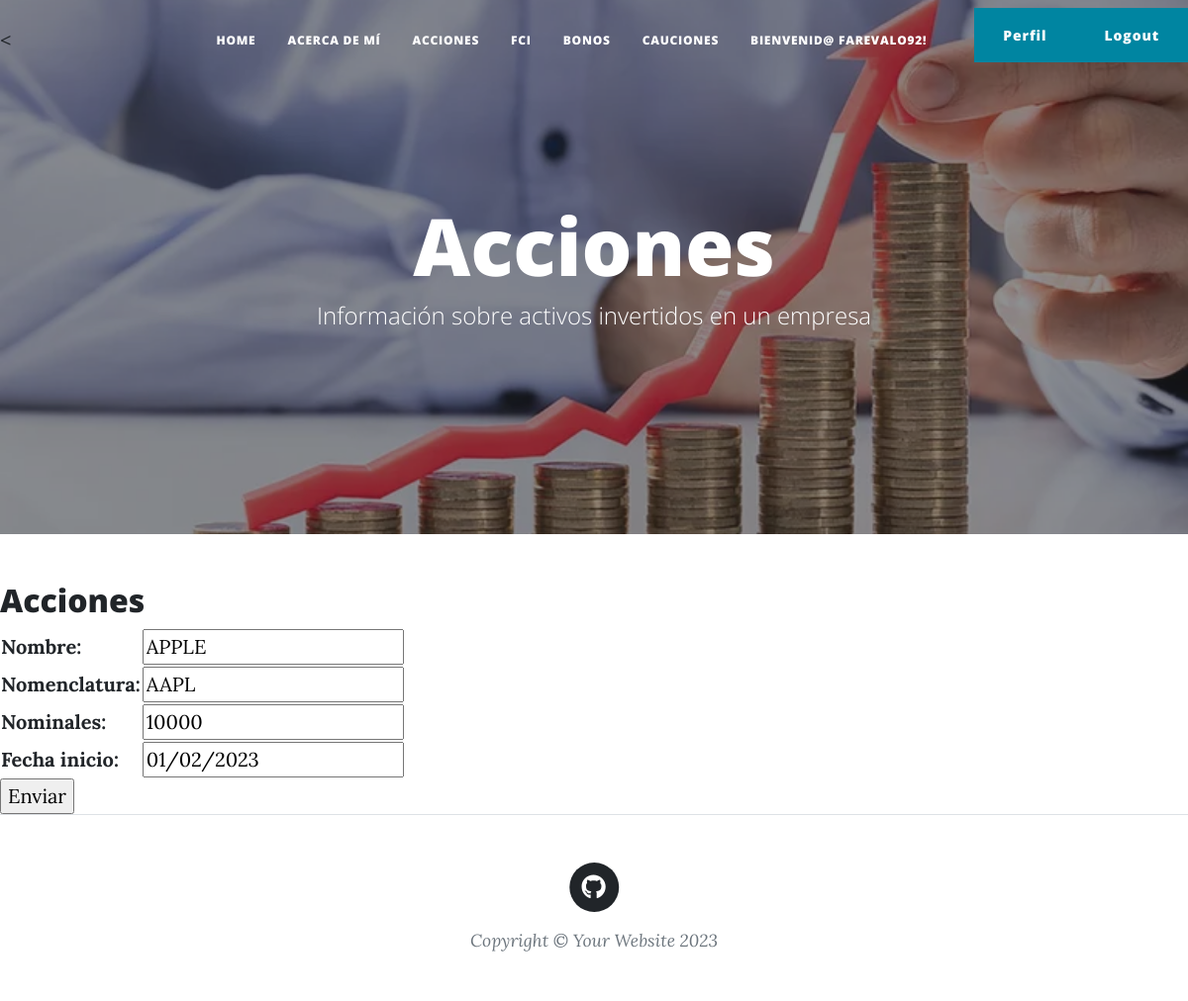
Screenshot of /update_acciones/1/ (signed in) with the database file from the repository.
### aplicacion/models.py (models this page shows, shortened)
class Acciones(models.Model):
    nombre=models.CharField(max_length=50)
    nomenclatura=models.CharField(max_length=50)
    nominales=models.IntegerField()
    fecha_inicio=models.DateField()
    class Meta:
        verbose_name="Acción"
        verbose_name_plural="Acciones"
        ordering=['nombre']

### aplicacion/views.py (the view)
# urls.py: path('update_acciones/<int:pk>/', AccionesUpdate.as_view() , name='update_acciones' ),
class AccionesUpdate(UpdateView):
    model = Acciones
    fields = ['nombre', 'nomenclatura', 'nominales','fecha_inicio']
    success_url = reverse_lazy('acciones')

### aplicacion/templates/aplicacion/acciones_form.html (shortened to what this page needs)
{% extends 'aplicacion/base.html' %}
{% load static %}
{% block titulo %}Acciones{% endblock titulo %}
{% block contenido %}
    <h2>Acciones</h2>
    <form action="" method="POST">
        <table>
            {{ form.as_table }}
        </table>
        <input type="submit" value="Enviar">
    </form>
{% endblock contenido %}

### aplicacion/templates/aplicacion/base.html (shortened to what this page needs)
<!DOCTYPE html>
<html lang="en">
    {%load static%}
    <head>
        <link href="{% static 'aplicacion/css/styles.css' %}" rel="stylesheet" />
    </head>
    <body>
        <nav class="navbar navbar-expand-lg navbar-light" id="mainNav">
                    <<ul class="navbar-nav ms-auto py-4 py-lg-0">
                        <li class="nav-item" role="presentation" style="color:white"><a class="nav-link px-lg-3 py-3 py-lg-4" href="{% url 'home' %}">Home</a></li>
                        {% if user.is_authenticated %}
                            <li class="nav-item"><a class="nav-link px-lg-3 py-3 py-lg-4" href="{% url 'aboutMe' %}">Acerca de Mí</a></li>
                            <li class="nav-item"><a class="nav-link px-lg-3 py-3 py-lg-4" href="{% url 'acciones' %}">Acciones</a></li>
                            <li class="nav-item"><a class="nav-link px-lg-3 py-3 py-lg-4" href="{% url 'fci' %}">FCI</a></li>
                            <li class="nav-item"><a class="nav-link px-lg-3 py-3 py-lg-4" href="{% url 'bonos' %}">Bonos</a></li>
                            <li class="nav-item"><a class="nav-link px-lg-3 py-3 py-lg-4" href="{% url 'cauciones' %}">Cauciones</a></li>
                            <li class="nav-item"><a class="nav-link px-lg-3 py-3 py-lg-4" style="color:white">Bienvenid@ {{user.username}}!</a></li>
                            <li class="nav-item"><a class="nav-link px-lg-3 py-3 py-lg-3" style="color:white">
                                </a>
                            </li>
                            <li class="nav-item"><a class="btn btn-primary" href="{% url 'editar_perfil' %}">Perfil</a></li>
                            <li class="nav-item"><a class="btn btn-primary" href="{% url 'logout' %}">Logout</a></li>
                        {% else %}
                            <li class="nav-item"><a class="btn btn-success" href="{% url 'registro' %}">Registro</a></li>
                            <li class="nav-item"><a class="btn btn-primary" href="{% url 'login' %}">Login</a></li>
                        {% endif %}
                    </ul>
        </nav>
        <header class="masthead" style="background-image: url('/static/aplicacion/assets/img/home-bg.jpg')">
            <div class="container position-relative px-4 px-lg-5">
                <div class="row gx-4 gx-lg-5 justify-content-center">
                    <div class="col-md-10 col-lg-8 col-xl-7">
                        <div class="page-heading">
                            <h1>
                            {% block titulo %}{% endblock titulo %}
                            </h1>
                            <h3><span class="subheading">Información sobre activos invertidos en un empresa</span></h3>
                        </div>
                    </div>
                </div>
            </div>
        </header>
        <section class="content">
            {% block contenido %}
            {% endblock contenido %}
        </section>
        <footer class="border-top">
            <div class="container px-4 px-lg-5">
                <div class="row gx-4 gx-lg-5 justify-content-center">
                    <div class="col-md-10 col-lg-8 col-xl-7">
                        <ul class="list-inline text-center">
                            <li class="list-inline-item">
                                <a href="https://github.com/farevalo92">
                                    <span class="fa-stack fa-lg">
                                        <i class="fas fa-circle fa-stack-2x"></i>
                                        <i class="fab fa-github fa-stack-1x fa-inverse"></i>
                                    </span>
                                </a>
                            </li>
                        </ul>
                        <div class="small text-center text-muted fst-italic">Copyright &copy; Your Website 2023</div>
                    </div>
                </div>
            </div>
        </footer>
    </body>
</html>

### rows the page displays
Acciones: nombre "APPLE", nomenclatura "AAPL", nominales "10000", fecha_inicio "01/02/2023"

### other values shown
{{ user.username }} "FAREVALO92"
